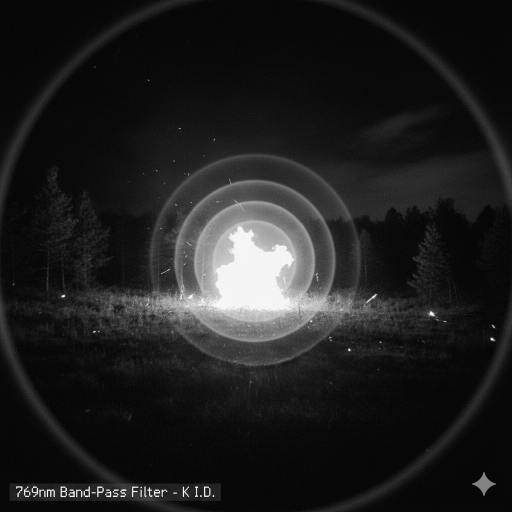
#> input picture img-proc-4-wildfire/769nm.png, 1024 x 1024 px, found by its file name (shown at 1/2 size)
$ python blob-analysis.py
#> lines starting #> are read from the running program, lines starting #| are printed output that depends on the picture; after the words box and inside, x2 and y2 are one past the last pixel; in counts of white or black regions, pixels touching at a corner belong together
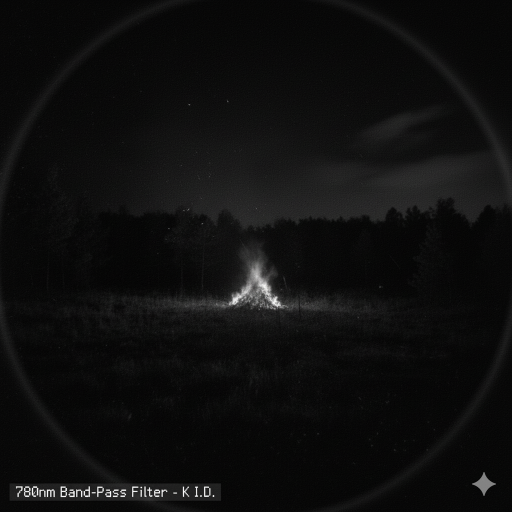
#> input picture img-proc-4-wildfire/780nm.png, 1024 x 1024 px, found by its file name (shown at 1/2 size)
import cv2
import numpy as np
import sys


def align_images(img_reference, img_to_align):
    """
    Finds features and aligns img_to_align to img_reference's perspective.
    """
    MAX_FEATURES = 1000
    GOOD_MATCH_PERCENT = 0.15

    orb = cv2.ORB_create(MAX_FEATURES)
    keypoints_ref, descriptors_ref = orb.detectAndCompute(img_reference, None)
#> keypoints_ref = 1000 keypoints; strongest (x, y, size): (411, 990, 31), (411, 976, 31), (124, 976, 31), (41, 976, 31)
    keypoints_align, descriptors_align = orb.detectAndCompute(
        img_to_align, None)
#> keypoints_align = 853 keypoints; strongest (x, y, size): (411, 990, 31), (267, 978, 31), (411, 976, 31), (267, 976, 31)

    matcher = cv2.DescriptorMatcher_create(
        cv2.DESCRIPTOR_MATCHER_BRUTEFORCE_HAMMING)
    matches = matcher.match(descriptors_align, descriptors_ref, None)
#> matches = 853 matches
    matches = sorted(matches, key=lambda x: x.distance)

    numGoodMatches = int(len(matches) * GOOD_MATCH_PERCENT)
#> numGoodMatches = 127
    matches = matches[:numGoodMatches]
#> matches = 127 matches

    points_ref = np.zeros((len(matches), 2), dtype=np.float32)
#> points_ref = 127 pairs, first value 0 to 0, second value 0 to 0
    points_align = np.zeros((len(matches), 2), dtype=np.float32)
#> points_align = 127 pairs, first value 0 to 0, second value 0 to 0

    for i, match in enumerate(matches):
        points_ref[i, :] = keypoints_ref[match.trainIdx].pt
        points_align[i, :] = keypoints_align[match.queryIdx].pt
#> this loop made 127 passes
#> after the loop, points_align = 127 pairs, first value 33 to 967.7, second value 538.6 to 992; points_ref = 127 pairs, first value 33 to 946.9, second value 597.2 to 992

    h, mask = cv2.findHomography(points_align, points_ref, cv2.RANSAC)
#> h = [[0.963, -0.013, 12.78], [-0.000656, 0.922, 40.58], [-4.72e-07, -3.76e-05, 1]]; mask = 127 values, max 1 at index 0, min 0 at index 14, mean 0.772

    height, width = img_reference.shape
#> height = 1024; width = 1024
    img_aligned = cv2.warpPerspective(img_to_align, h, (width, height))

    return img_aligned


def analyze_blobs(img_769, img_779, brightness_thresh=230, ratio_thresh=4.2, min_area=1):
    """
    Finds bright blobs (contours) and classifies them based on their
    average intensity ratio between the two images.
    """
#> called with brightness_thresh = 230, ratio_thresh = 4.2, min_area = 1
    # 1. Find all bright regions in the 769nm image to serve as candidates.
    _, initial_mask = cv2.threshold(
        img_769, brightness_thresh, 255, cv2.THRESH_BINARY)
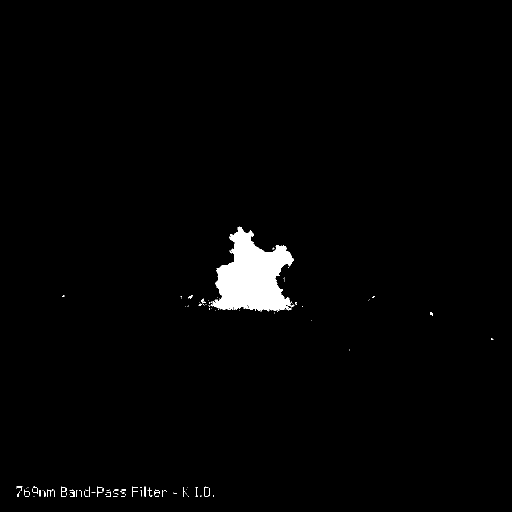
#> initial_mask: shape (1024, 1024) (shown at 1/2 size); 1.7% white; 124 white regions (102 under 20 px)

    # 2. Find the distinct contours (outlines) of each blob.
    contours, _ = cv2.findContours(
        initial_mask, cv2.RETR_EXTERNAL, cv2.CHAIN_APPROX_SIMPLE)
#> contours = 124 contours, 119 with area under 20; largest, box (x1, y1, x2, y2) and area: (423, 453, 588, 623) 16186, (122, 973, 133, 994) 24, (376, 590, 385, 597) 21, (140, 982, 149, 994) 20, (289, 973, 292, 994) 20

    fire_contours = []
    epsilon = 1e-7  # To prevent division by zero

    # 3. Analyze each blob (contour).
    for contour in contours:
        # Ignore very small contours that are likely noise.
        if cv2.contourArea(contour) < min_area:
            continue

        # Create a mask for the current contour to calculate the mean intensity within it.
        mask = np.zeros(img_769.shape, dtype=np.uint8)
        cv2.drawContours(mask, [contour], -1, 255, thickness=cv2.FILLED)

        # Calculate the average pixel intensity within the contour for both images.
        avg_769 = cv2.mean(img_769, mask=mask)[0]
        avg_779 = cv2.mean(img_779, mask=mask)[0]

        # 4. Classify the blob based on the ratio of the *average* intensities.
        if (avg_769 / (avg_779 + epsilon)) > ratio_thresh:
            fire_contours.append(contour)
#> this loop made 124 passes
#> contour on passes 1, 4, 5, 11, 12, 14, 16, 17, 18, 20, 22, 23: [[376, 992], [377, 992]], [[69, 992]], [[67, 992]], [[375, 990]], [[373, 988]], [[235, 988], [235, 989], [236, 989]], [[138, 988]], [[371, 986], [372, 986]], [[229, 986], [234, 986]], [[347, 985], [347, 986], [353, 986], [348, 986]], [[183, 985], [190, 985]], [[132, 985], [132, 990]]
#> (avg_769, avg_779) on passes 9, 10, 19, 25, 28, 33: (240.5, 229.8), (248.3, 237.5), (246.6, 231.6), (243.5, 239.2), (248.2, 241.6), (244.2, 240.7)
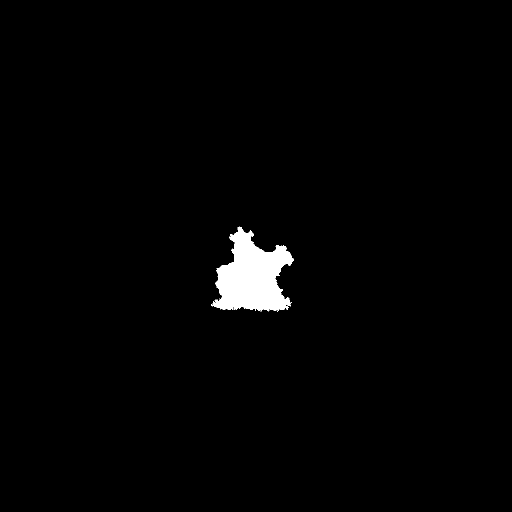
#> mask: shape (1024, 1024) (shown at 1/2 size); 1.6% white; 1 white region
#> after the loop, fire_contours = 13 contours, 11 with area under 20; largest, box (x1, y1, x2, y2) and area: (423, 453, 588, 623) 16186, (376, 590, 385, 597) 21

    # Create the final output mask by drawing the confirmed fire contours.
    final_mask = np.zeros(img_769.shape, dtype=np.uint8)
    cv2.drawContours(final_mask, fire_contours, -1, 255, thickness=cv2.FILLED)
#> final_mask: shape (1024, 1024); 1.6% white; 13 white regions (9 under 20 px), largest, box (x1, y1, x2, y2) and area: (423, 453, 588, 623) 16593, (403, 597, 412, 607) 33, (376, 590, 385, 597) 32, (860, 624, 866, 631) 26

    return final_mask


# --- Main execution block ---
if __name__ == "__main__":
    path_769nm = "img-proc-4-wildfire/769nm.png"
    path_779nm = "img-proc-4-wildfire/780nm.png"

    try:
        img_769nm = cv2.imread(path_769nm, cv2.IMREAD_GRAYSCALE)
        img_779nm = cv2.imread(path_779nm, cv2.IMREAD_GRAYSCALE)
        if img_769nm is None or img_779nm is None:
            raise FileNotFoundError("One or both image files were not found.")
    except FileNotFoundError as e:
        print(f"Error: {e}")
        sys.exit()

    print("Aligning images...")
    img_779nm_aligned = align_images(img_769nm, img_779nm)
    print("Alignment complete.")

    final_mask = analyze_blobs(img_769nm, img_779nm_aligned)

    # --- Display logic ---
    display_size = (500, 500)
    img_769_display = cv2.resize(img_769nm, display_size)
    img_779_display = cv2.resize(img_779nm_aligned, display_size)
    mask_display = cv2.resize(final_mask, display_size)

    img_769_display = cv2.cvtColor(img_769_display, cv2.COLOR_GRAY2BGR)
#> img_769_display: shape (500, 500, 3)
    img_779_display = cv2.cvtColor(img_779_display, cv2.COLOR_GRAY2BGR)
#> img_779_display: shape (500, 500, 3)
    mask_display = cv2.cvtColor(mask_display, cv2.COLOR_GRAY2BGR)
#> mask_display: shape (500, 500, 3)

    cv2.putText(img_769_display, '769nm Input', (10, 30),
                cv2.FONT_HERSHEY_SIMPLEX, 0.8, (255, 255, 255), 2)
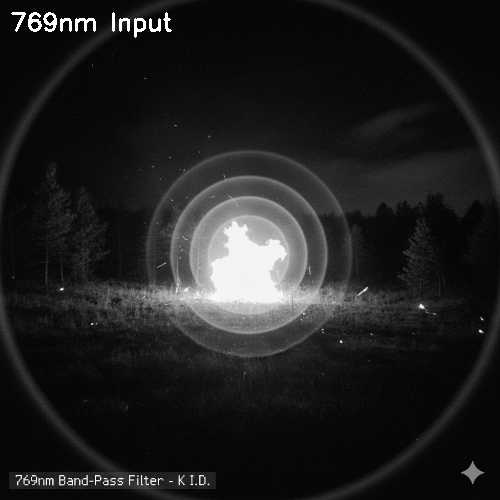
#> img_769_display: shape (500, 500, 3); min 0, max 255, mean 31.8
    cv2.putText(img_779_display, '779nm Aligned', (10, 30),
                cv2.FONT_HERSHEY_SIMPLEX, 0.8, (255, 255, 255), 2)
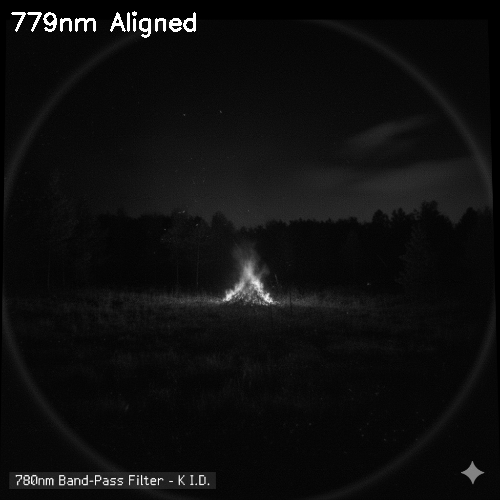
#> img_779_display: shape (500, 500, 3); min 0, max 255, mean 14.5
    cv2.putText(mask_display, 'Blob Analysis Output', (10, 30),
                cv2.FONT_HERSHEY_SIMPLEX, 0.8, (255, 255, 255), 2)
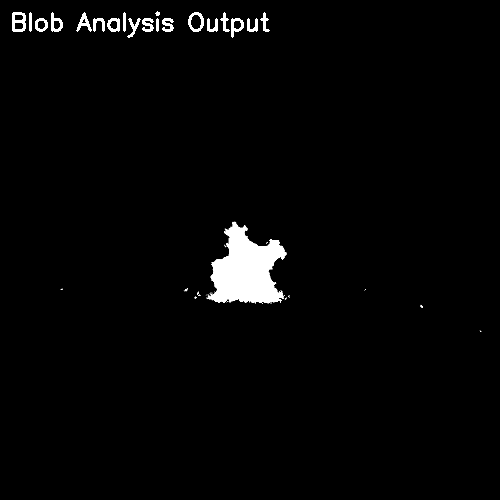
#> mask_display: shape (500, 500, 3); min 0, max 255, mean 6

    combined_view = np.hstack((img_769_display, img_779_display, mask_display))
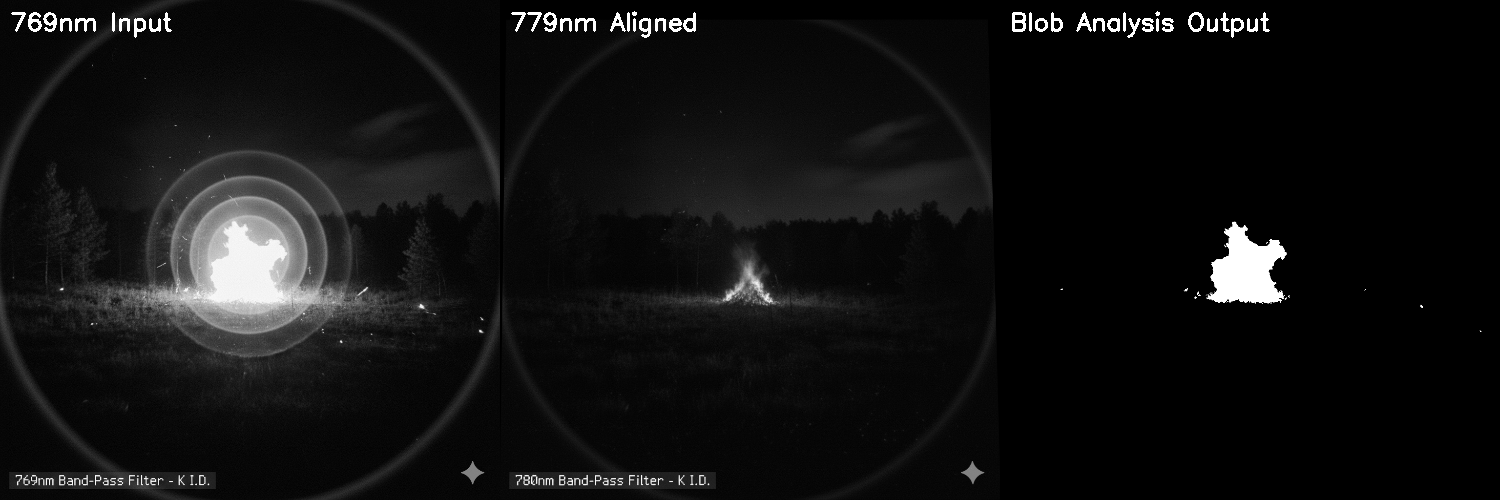
#> combined_view: shape (500, 1500, 3); min 0, max 255, mean 17.4

    cv2.imshow('Wildfire Detection (Blob Analysis)', combined_view)
    print("Press any key to close the window.")
    cv2.waitKey(0)
    cv2.destroyAllWindows()
